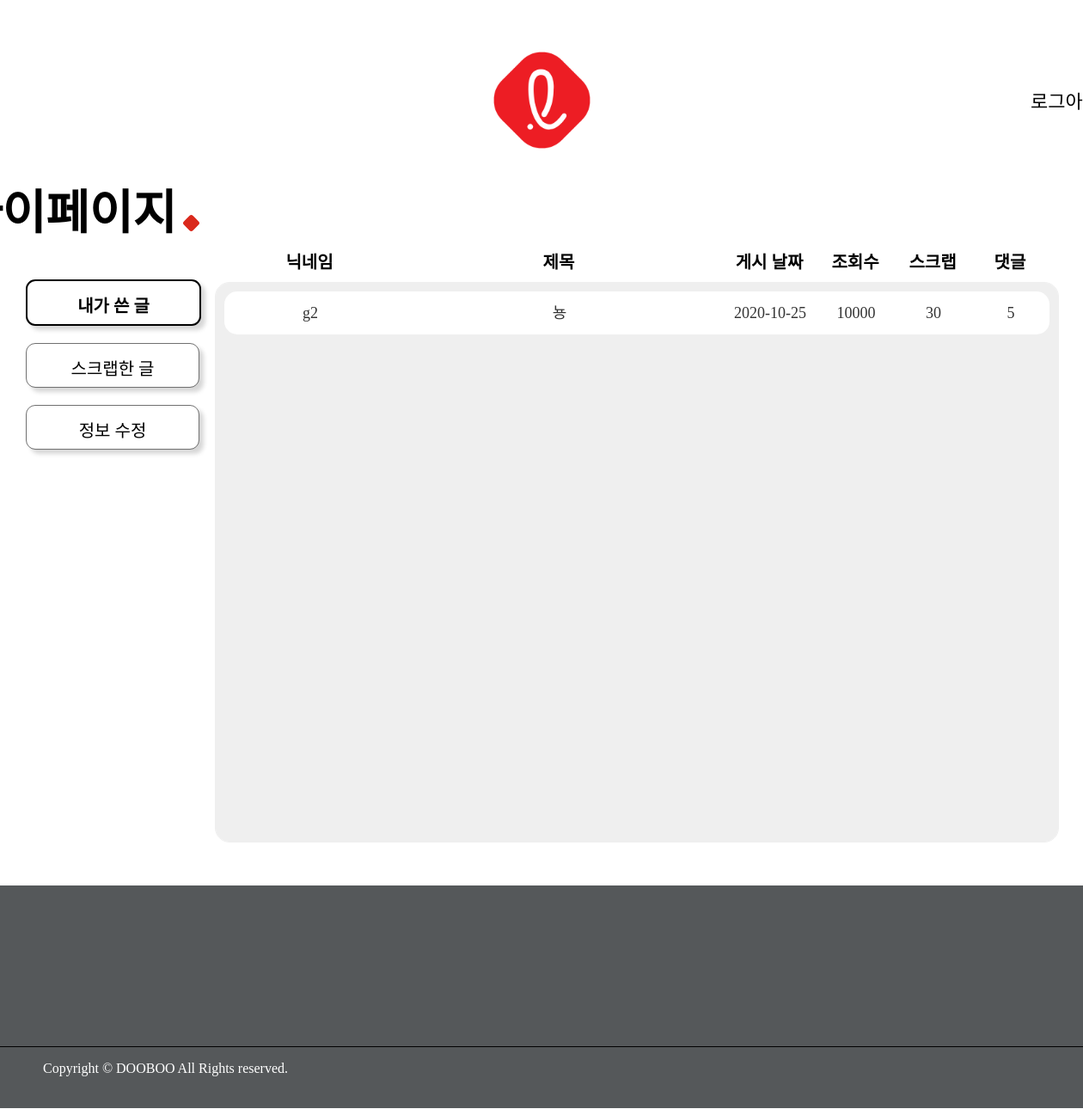
/mypage/4/mypost (signed in), run on the app's committed database.
### board/models.py (models this page shows)
class Post(models.Model):
    boards_number = models.ForeignKey(
        Company, on_delete=models.CASCADE, related_name='board', null=True)
    author = models.ForeignKey(
        settings.AUTH_USER_MODEL, on_delete=models.CASCADE, null=True, related_name="author_user")
    title = models.CharField('제목', max_length=100)
    desc = models.TextField('내용')
    scrap = models.ManyToManyField(
        settings.AUTH_USER_MODEL, related_name="scrap_user")
    create_at = models.DateTimeField('작성시간', default=timezone.now)
    image = models.ImageField(
        '사진', upload_to='images/', blank=True, null=True, name='image')
    def __str__(self):
        return self.title

### account/models.py (models this page shows, shortened)
class User(AbstractBaseUser, PermissionsMixin):
    DIVISION_CHOICES = (
        (0, '취준생'),
        (1, '현직자'),
    )
    LINE_CHOICES = (
        (0, '식품'),
        (1, '유통'),
        (2, '화학/건설/제조'),
        (3, '관광/서비스/금융')
    )
    email = models.EmailField('이메일', unique=True)
    nickname = models.CharField('닉네임', max_length=20, unique=True)
    picture = models.ImageField(
        '프로필 사진', null=True, default="./images/userdefaultimg.png")
    division = models.IntegerField('가입 구분', choices=DIVISION_CHOICES)
    line = models.IntegerField(
        '계열', choices=LINE_CHOICES, null=True, blank=True)
    is_staff = models.BooleanField('staff', default=False)
    is_active = models.BooleanField('active', default=True)
    objects = UserManager()  # Manager 지정
    USERNAME_FIELD = 'email'  # username을 일반 ID 대신, email 그 자체로
    REQUIRED_FIELDS = ['nickname']  # 필수 필드(email, password는 기본 지정o)
    class Meta:
        verbose_name = '사용자'  # 단수
        verbose_name_plural = '사용자들'  # 복수

### account/views.py (the view)
# urls.py: path('mypage/<int:pk>/mypost', mypost, name='mypost'),
def mypost(request, pk):
    user = request.user
    mypost = Post.objects.filter(author=user)
    context = {'user':user, 'mypost':mypost, 'pk':pk}
    return render(request, 'mypage/mypost.html', context)

### account/templates/mypage/mypost.html (shortened to what this page needs)
{% load static %}
<!DOCTYPE html>
<html lang="en">
<head>
    <link rel="stylesheet" href="{% static 'css/마이페이지.css' %}">
    <link rel="stylesheet" href="{% static 'css/마이페이지-좌측메뉴.css' %}">
</head>
<body>
    <div class="container">
        <div id="header">
            <a href="{% url 'mainpage' %}">
                <img src="{% static 'img/logo.png' %}" class="logo">
            </a>
            <span id="logout"><a href="{% url 'logout' %}">로그아웃</a></span>
        </div>
        {%if user.pk is pk %}
        <div id="layout">
            <div id="my-page">마이페이지<div class="dot--medium"></div>
            </div>
            <div class="menu-list">
                <div class="menu-box" id="current-menu">
                    <a href="{% url 'mypost' user.pk %}">
                        <div class="menu-name">내가 쓴 글</div>
                    </a>
                </div>
                <div class="menu-box">
                    <a href="">
                        <div class="menu-name">스크랩한 글</div>
                    </a>
                </div>
                <div class="menu-box">
                    <a href="{% url 'update_mypage' user.pk %}">
                        <div class="menu-name">정보 수정</div>
                    </a>
                </div>
            </div>
            <div class="post-wrap">
                <div class="post-container">
                    <div id="post-list__head">
                        <div id="post-writer__head" class="post-writer head">닉네임</div>
                        <div id="post-title__head" class="post-title head">제목</div>
                        <div id="post-date__head" class="post-date head">게시 날짜</div>
                        <div id="post-views__head" class="post-views head">조회수</div>
                        <div id="post-scrap__head" class="post-scrap head">스크랩</div>
                        <div id="post-comment__head" class="post-comment head">댓글</div>
                    </div>
                    <div id="post-list">
                        {% for one_post in mypost %}
                        <a href="{% url 'detail' one_post.boards_number.id one_post.id %}">
                            <div class="post-box">
                                <div class="post" id="post1">
                                    <div class="post-writer">{{one_post.author.nickname}}</div>
                                    <div class="post-title">{{one_post}}</div>
                                    <div class="post-date">{{one_post.create_at|date:"Y-m-d"}}</div>
                                    <div class="post-views">10000</div>
                                    <div class="post-scrap">30</div>
                                    <div class="post-comment">5</div>
                                </div>
                            </div>
                        </a>
                        {%endfor%}
                    </div>
                </div>
                {% else %}
                에러에러
                {% endif %}
            </div>
        </div>
    </div>
</body>
<footer>
    <div id="footer-nav"></div>
    <div id="footer-info">
        <div class="footer-info-text">
            Copyright © DOOBOO All Rights reserved.
        </div>
    </div>
</footer>
</html>

### account/static/css/마이페이지.css (style rules this page uses)
* { margin: 0; padding: 0; flex-shrink: 0; }
body { position: relative; }
a { text-decoration: none; color: black; }
.dot--medium { width: 15px; height: 15px; background: #da291c; border-radius: 3px; transform: rotate(45deg); display: inline-block; margin-left: 10px; }
.container { width: 1200px; background: #FFFFFF; margin-left: auto; margin-right: auto; position: relative; }
#header { margin-top: 60px; margin-bottom: 60px; }
.logo { width: 113px; height: 113px; display: block; margin-left: auto; margin-right: auto; }
#logout { text-align: center; color: #000000; font-size: 22px; position: absolute; top: 40px; right: -50px; }
#layout { display: flex; height: 100%; margin-left: auto; margin-right: auto; position: relative; }
.post-container { margin-top: 56px; width: 980px; margin-left: 20px; }
#post-list__head { width: 960px; margin-bottom: 10px; margin-left: auto; margin-right: auto; text-align: center; display: flex; flex-shrink: 0; }
#post-list { border: 1px solid #EFEFEF; width: 100%; height: 650px; background: #EFEFEF 0% 0% no-repeat padding-box; border-radius: 17px; }
.post-box { margin: 10px auto; width: 960px; height: 50px; background: #FFFFFF; border-radius: 15px; cursor: pointer; }
.post { text-align: center; vertical-align: middle; font-size: 18px; color: #333333; display: flex; flex-shrink: 0; }
.post>div { line-height: 50px; }
.post-writer { width: 200px; overflow: hidden; text-overflow: ellipsis; white-space: nowrap; }
.post-title { width: 380px; overflow: hidden; text-overflow: ellipsis; white-space: nowrap; }
.post-date { width: 110px; }
.post-views,.post-scrap,.post-comment { width: 90px; }
.head { font-size: 20px; font-weight: 600; }
footer { margin-top: 50px; width: 100%; height: 259px; background: #55585A; }
#footer-nav { height: 187px; }
#footer-info { border-top: 1px solid black; height: 72px; }
.footer-info-text { margin-top: 16px; margin-left: 50px; font-size: 16px; color: #FFFFFF; opacity: 1; }

### account/static/css/마이페이지-좌측메뉴.css (style rules this page uses)
#my-page { position: absolute; top: -30px; left: -200px; width: 400px; font-size: 55px; font-weight: 700; text-align: right; }
.menu-list { width: 200px; margin-top: 92px; }
.menu-box { width: 100%; height: 50px; background: #FFFFFF 0% 0% no-repeat padding-box; box-shadow: 5px 5px 5px #00000029; border: 1px solid #707070; border-radius: 11px; opacity: 1; margin-bottom: 20px; }
#current-menu { border: 2px solid #000000; font-weight: 600; }
.menu-name { margin-top: 13px; margin-bottom: 13px; font-size: 20px; text-align: center; }

### data on the page
Post: author.nickname "g2", title "뇽", create_at "2020-10-25"
